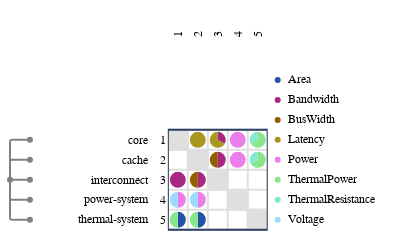

Here is the notebook cell this chart was saved with:
### Code cell
from ragraph.io.esl import from_esl
graph = from_esl(["./esl"])

import raesl.plot
figure = raesl.plot.mdm(
    graph,
    node_kinds=["component"],
)
figure.write_image("figures/dsm_components.svg")
figure.show()

### Figure 1 — Plotly figure (JSON) as saved in the notebook; plotly's stock layout.template omitted (floating-point values rounded to 4 significant figures)
{"data": [{"hoverinfo": "skip", "marker": {"color": "#FFFFFF", "line": {"color": "#FFFFFF"}}, "mode": "markers", "showlegend": false, "type": "scatter", "x": [0.5], "xaxis": "x", "y": [0.5], "yaxis": "y"}, {"hoverinfo": "skip", "marker": {"color": "#FFFFFF", "line": {"color": "#FFFFFF"}}, "mode": "markers", "showlegend": false, "type": "scatter", "x": [0.5], "xaxis": "x2", "y": [0.5], "yaxis": "y2"}, {"hoverinfo": "skip", "marker": {"color": "#FFFFFF", "line": {"color": "#FFFFFF"}}, "mode": "markers", "showlegend": false, "type": "scatter", "x": [0.5], "xaxis": "x3", "y": [0.5], "yaxis": "y3"}, {"hoverinfo": "skip", "marker": {"color": "#FFFFFF", "line": {"color": "#FFFFFF"}}, "mode": "markers", "showlegend": false, "type": "scatter", "x": [0.5], "xaxis": "x5", "y": [0.5], "yaxis": "y5"}, {"customdata": [{"data": "world.core", "pointtype": "tree_node"}, {"data": "world.cache", "pointtype": "tree_node"}, {"data": "world.interconnect", "pointtype": "tree_node"}, {"data": "world.power-system", "pointtype": "tree_node"}, {"data": "world.thermal-system", "pointtype": "tree_node"}, {"data": "world", "pointtype": "tree_node"}], "hoverinfo": "text", "marker": {"color": "gray"}, "mode": "markers", "showlegend": false, "text": ["world.core", "world.cache", "world.interconnect", "world.power-system", "world.thermal-system", "world"], "type": "scatter", "x": [1, 1, 1, 1, 1, 0], "xaxis": "x6", "y": [4.5, 3.5, 2.5, 1.5, 0.5, 2.5], "yaxis": "y6"}, {"customdata": [{"source": "world.core", "target": "world.interconnect"}], "hoverinfo": "text", "marker": {"color": "#ffffff"}, "mode": "markers", "showlegend": false, "text": ["source: world.core<br>target: world.interconnect<br>Bandwidth: 1.0"], "type": "scatter", "x": [0.5], "xaxis": "x9", "y": [2.3], "yaxis": "y9"}, {"customdata": [{"source": "world.core", "target": "world.power-system"}], "hoverinfo": "text", "marker": {"color": "#ffffff"}, "mode": "markers", "showlegend": false, "text": ["source: world.core<br>target: world.power-system<br>Power: 1.0", "source: world.core<br>target: world.power-system<br>Voltage: 1.0"], "type": "scatter", "x": [0.7, 0.3], "xaxis": "x9", "y": [1.5, 1.5], "yaxis": "y9"}, {"customdata": [{"source": "world.core", "target": "world.thermal-system"}], "hoverinfo": "text", "marker": {"color": "#ffffff"}, "mode": "markers", "showlegend": false, "text": ["source: world.core<br>target: world.thermal-system<br>Area: 1.0", "source: world.core<br>target: world.thermal-system<br>ThermalPower: 1.0"], "type": "scatter", "x": [0.7, 0.3], "xaxis": "x9", "y": [0.5, 0.5], "yaxis": "y9"}, {"customdata": [{"source": "world.cache", "target": "world.core"}], "hoverinfo": "text", "marker": {"color": "#ffffff"}, "mode": "markers", "showlegend": false, "text": ["source: world.cache<br>target: world.core<br>Latency: 2.0"], "type": "scatter", "x": [1.5], "xaxis": "x9", "y": [4.3], "yaxis": "y9"}, {"customdata": [{"source": "world.cache", "target": "world.interconnect"}], "hoverinfo": "text", "marker": {"color": "#ffffff"}, "mode": "markers", "showlegend": false, "text": ["source: world.cache<br>target: world.interconnect<br>Bandwidth: 1.0", "source: world.cache<br>target: world.interconnect<br>BusWidth: 1.0"], "type": "scatter", "x": [1.7, 1.3], "xaxis": "x9", "y": [2.5, 2.5], "yaxis": "y9"}, {"customdata": [{"source": "world.cache", "target": "world.power-system"}], "hoverinfo": "text", "marker": {"color": "#ffffff"}, "mode": "markers", "showlegend": false, "text": ["source: world.cache<br>target: world.power-system<br>Power: 1.0", "source: world.cache<br>target: world.power-system<br>Voltage: 1.0"], "type": "scatter", "x": [1.7, 1.3], "xaxis": "x9", "y": [1.5, 1.5], "yaxis": "y9"}, {"customdata": [{"source": "world.cache", "target": "world.thermal-system"}], "hoverinfo": "text", "marker": {"color": "#ffffff"}, "mode": "markers", "showlegend": false, "text": ["source: world.cache<br>target: world.thermal-system<br>Area: 1.0", "source: world.cache<br>target: world.thermal-system<br>ThermalPower: 1.0"], "type": "scatter", "x": [1.7, 1.3], "xaxis": "x9", "y": [0.5, 0.5], "yaxis": "y9"}, {"customdata": [{"source": "world.interconnect", "target": "world.core"}], "hoverinfo": "text", "marker": {"color": "#ffffff"}, "mode": "markers", "showlegend": false, "text": ["source: world.interconnect<br>target: world.core<br>Bandwidth: 1.0", "source: world.interconnect<br>target: world.core<br>Latency: 2.0"], "type": "scatter", "x": [2.673, 2.327], "xaxis": "x9", "y": [4.6, 4.4], "yaxis": "y9"}, {"customdata": [{"source": "world.interconnect", "target": "world.cache"}], "hoverinfo": "text", "marker": {"color": "#ffffff"}, "mode": "markers", "showlegend": false, "text": ["source: world.interconnect<br>target: world.cache<br>Bandwidth: 1.0", "source: world.interconnect<br>target: world.cache<br>BusWidth: 1.0"], "type": "scatter", "x": [2.7, 2.3], "xaxis": "x9", "y": [3.5, 3.5], "yaxis": "y9"}, {"customdata": [{"source": "world.power-system", "target": "world.core"}], "hoverinfo": "text", "marker": {"color": "#ffffff"}, "mode": "markers", "showlegend": false, "text": ["source: world.power-system<br>target: world.core<br>Power: 1.0"], "type": "scatter", "x": [3.5], "xaxis": "x9", "y": [4.3], "yaxis": "y9"}, {"customdata": [{"source": "world.power-system", "target": "world.cache"}], "hoverinfo": "text", "marker": {"color": "#ffffff"}, "mode": "markers", "showlegend": false, "text": ["source: world.power-system<br>target: world.cache<br>Power: 1.0"], "type": "scatter", "x": [3.5], "xaxis": "x9", "y": [3.3], "yaxis": "y9"}, {"customdata": [{"source": "world.thermal-system", "target": "world.core"}], "hoverinfo": "text", "marker": {"color": "#ffffff"}, "mode": "markers", "showlegend": false, "text": ["source: world.thermal-system<br>target: world.core<br>ThermalPower: 2.0", "source: world.thermal-system<br>target: world.core<br>ThermalResistance: 1.0"], "type": "scatter", "x": [4.673, 4.327], "xaxis": "x9", "y": [4.4, 4.6], "yaxis": "y9"}, {"customdata": [{"source": "world.thermal-system", "target": "world.cache"}], "hoverinfo": "text", "marker": {"color": "#ffffff"}, "mode": "markers", "showlegend": false, "text": ["source: world.thermal-system<br>target: world.cache<br>ThermalPower: 2.0", "source: world.thermal-system<br>target: world.cache<br>ThermalResistance: 1.0"], "type": "scatter", "x": [4.673, 4.327], "xaxis": "x9", "y": [3.4, 3.6], "yaxis": "y9"}, {"hoverinfo": "text", "marker": {"color": "#2351a3"}, "mode": "markers", "showlegend": false, "text": ["Area"], "type": "scatter", "x": [0.5], "xaxis": "x10", "y": [7.5], "yaxis": "y10"}, {"hoverinfo": "text", "marker": {"color": "#a92781"}, "mode": "markers", "showlegend": false, "text": ["Bandwidth"], "type": "scatter", "x": [0.5], "xaxis": "x10", "y": [6.5], "yaxis": "y10"}, {"hoverinfo": "text", "marker": {"color": "#925d01"}, "mode": "markers", "showlegend": false, "text": ["BusWidth"], "type": "scatter", "x": [0.5], "xaxis": "x10", "y": [5.5], "yaxis": "y10"}, {"hoverinfo": "text", "marker": {"color": "#a79721"}, "mode": "markers", "showlegend": false, "text": ["Latency"], "type": "scatter", "x": [0.5], "xaxis": "x10", "y": [4.5], "yaxis": "y10"}, {"hoverinfo": "text", "marker": {"color": "#ec7eea"}, "mode": "markers", "showlegend": false, "text": ["Power"], "type": "scatter", "x": [0.5], "xaxis": "x10", "y": [3.5], "yaxis": "y10"}, {"hoverinfo": "text", "marker": {"color": "#8ae68c"}, "mode": "markers", "showlegend": false, "text": ["ThermalPower"], "type": "scatter", "x": [0.5], "xaxis": "x10", "y": [2.5], "yaxis": "y10"}, {"hoverinfo": "text", "marker": {"color": "#80e9cf"}, "mode": "markers", "showlegend": false, "text": ["ThermalResistance"], "type": "scatter", "x": [0.5], "xaxis": "x10", "y": [1.5], "yaxis": "y10"}, {"hoverinfo": "text", "marker": {"color": "#9fd9ff"}, "mode": "markers", "showlegend": false, "text": ["Voltage"], "type": "scatter", "x": [0.5], "xaxis": "x10", "y": [0.5], "yaxis": "y10"}, {"hoverinfo": "text", "mode": "text", "showlegend": false, "text": ["Area", "Bandwidth", "BusWidth", "Latency", "Power", "ThermalPower", "ThermalResistance", "Voltage"], "textfont": {"color": "black", "family": "Fira Code,Hack,Courier New,monospace", "size": 12}, "textposition": "middle right", "type": "scatter", "x": [1, 1, 1, 1, 1, 1, 1, 1], "xaxis": "x10", "y": [7.5, 6.5, 5.5, 4.5, 3.5, 2.5, 1.5, 0.5], "yaxis": "y10"}], "layout": {"annotations": [{"font": {"color": "black", "family": "Fira Code,Hack,Courier New,monospace", "size": 12}, "showarrow": false, "text": "1", "textangle": -90, "x": 0.5, "xref": "x4", "y": -0.3301, "yanchor": "bottom", "yref": "y", "yshift": 0}, {"font": {"color": "black", "family": "Fira Code,Hack,Courier New,monospace", "size": 12}, "showarrow": false, "text": "2", "textangle": -90, "x": 1.5, "xref": "x4", "y": -0.3301, "yanchor": "bottom", "yref": "y", "yshift": 0}, {"font": {"color": "black", "family": "Fira Code,Hack,Courier New,monospace", "size": 12}, "showarrow": false, "text": "3", "textangle": -90, "x": 2.5, "xref": "x4", "y": -0.3301, "yanchor": "bottom", "yref": "y", "yshift": 0}, {"font": {"color": "black", "family": "Fira Code,Hack,Courier New,monospace", "size": 12}, "showarrow": false, "text": "4", "textangle": -90, "x": 3.5, "xref": "x4", "y": -0.3301, "yanchor": "bottom", "yref": "y", "yshift": 0}, {"font": {"color": "black", "family": "Fira Code,Hack,Courier New,monospace", "size": 12}, "showarrow": false, "text": "5", "textangle": -90, "x": 4.5, "xref": "x4", "y": -0.3301, "yanchor": "bottom", "yref": "y", "yshift": 0}, {"font": {"color": "black", "family": "Fira Code,Hack,Courier New,monospace", "size": 12}, "showarrow": false, "text": "core", "textangle": 0, "x": 2.772, "xanchor": "right", "xref": "x7", "y": 4.5, "yref": "y6", "yshift": 0}, {"font": {"color": "black", "family": "Fira Code,Hack,Courier New,monospace", "size": 12}, "showarrow": false, "text": "cache", "textangle": 0, "x": 2.772, "xanchor": "right", "xref": "x7", "y": 3.5, "yref": "y6", "yshift": 0}, {"font": {"color": "black", "family": "Fira Code,Hack,Courier New,monospace", "size": 12}, "showarrow": false, "text": "interconnect", "textangle": 0, "x": 2.772, "xanchor": "right", "xref": "x7", "y": 2.5, "yref": "y6", "yshift": 0}, {"font": {"color": "black", "family": "Fira Code,Hack,Courier New,monospace", "size": 12}, "showarrow": false, "text": "power-system", "textangle": 0, "x": 2.772, "xanchor": "right", "xref": "x7", "y": 1.5, "yref": "y6", "yshift": 0}, {"font": {"color": "black", "family": "Fira Code,Hack,Courier New,monospace", "size": 12}, "showarrow": false, "text": "thermal-system", "textangle": 0, "x": 2.772, "xanchor": "right", "xref": "x7", "y": 0.5, "yref": "y6", "yshift": 0}, {"font": {"color": "black", "family": "Fira Code,Hack,Courier New,monospace", "size": 12}, "showarrow": false, "text": "1", "textangle": 0, "x": 0.4301, "xanchor": "right", "xref": "x8", "y": 4.5, "yref": "y6", "yshift": 0}, {"font": {"color": "black", "family": "Fira Code,Hack,Courier New,monospace", "size": 12}, "showarrow": false, "text": "2", "textangle": 0, "x": 0.4301, "xanchor": "right", "xref": "x8", "y": 3.5, "yref": "y6", "yshift": 0}, {"font": {"color": "black", "family": "Fira Code,Hack,Courier New,monospace", "size": 12}, "showarrow": false, "text": "3", "textangle": 0, "x": 0.4301, "xanchor": "right", "xref": "x8", "y": 2.5, "yref": "y6", "yshift": 0}, {"font": {"color": "black", "family": "Fira Code,Hack,Courier New,monospace", "size": 12}, "showarrow": false, "text": "4", "textangle": 0, "x": 0.4301, "xanchor": "right", "xref": "x8", "y": 1.5, "yref": "y6", "yshift": 0}, {"font": {"color": "black", "family": "Fira Code,Hack,Courier New,monospace", "size": 12}, "showarrow": false, "text": "5", "textangle": 0, "x": 0.4301, "xanchor": "right", "xref": "x8", "y": 0.5, "yref": "y6", "yshift": 0}], "autosize": false, "height": 218.2, "hovermode": "closest", "margin": {"b": 0, "l": 0, "pad": 0, "r": 0, "t": 25}, "modebar": {"orientation": "h"}, "paper_bgcolor": "rgba(256,256,256,1)", "plot_bgcolor": "rgba(256,256,256,0)", "shapes": [{"line": {"color": "gray", "dash": "solid", "width": 2}, "type": "line", "x0": 0, "x1": 0, "xref": "x6", "y0": 2.5, "y1": 4.4, "yref": "y6"}, {"line": {"color": "gray", "dash": "solid", "width": 2}, "path": "M 0 4.4 Q 0 4.5 0.1 4.5", "type": "path", "xref": "x6", "yref": "y6"}, {"line": {"color": "gray", "dash": "solid", "width": 2}, "type": "line", "x0": 0.1, "x1": 1, "xref": "x6", "y0": 4.5, "y1": 4.5, "yref": "y6"}, {"line": {"color": "gray", "dash": "solid", "width": 2}, "type": "line", "x0": 0, "x1": 0, "xref": "x6", "y0": 2.5, "y1": 3.4, "yref": "y6"}, {"line": {"color": "gray", "dash": "solid", "width": 2}, "path": "M 0 3.4 Q 0 3.5 0.1 3.5", "type": "path", "xref": "x6", "yref": "y6"}, {"line": {"color": "gray", "dash": "solid", "width": 2}, "type": "line", "x0": 0.1, "x1": 1, "xref": "x6", "y0": 3.5, "y1": 3.5, "yref": "y6"}, {"line": {"color": "gray", "dash": "solid", "width": 2}, "type": "line", "x0": 0, "x1": 1, "xref": "x6", "y0": 2.5, "y1": 2.5, "yref": "y6"}, {"line": {"color": "gray", "dash": "solid", "width": 2}, "type": "line", "x0": 0, "x1": 0, "xref": "x6", "y0": 2.5, "y1": 1.6, "yref": "y6"}, {"line": {"color": "gray", "dash": "solid", "width": 2}, "path": "M 0 1.6 Q 0 1.5 0.1 1.5", "type": "path", "xref": "x6", "yref": "y6"}, {"line": {"color": "gray", "dash": "solid", "width": 2}, "type": "line", "x0": 0.1, "x1": 1, "xref": "x6", "y0": 1.5, "y1": 1.5, "yref": "y6"}, {"line": {"color": "gray", "dash": "solid", "width": 2}, "type": "line", "x0": 0, "x1": 0, "xref": "x6", "y0": 2.5, "y1": 0.6, "yref": "y6"}, {"line": {"color": "gray", "dash": "solid", "width": 2}, "path": "M 0 0.6 Q 0 0.5 0.1 0.5", "type": "path", "xref": "x6", "yref": "y6"}, {"line": {"color": "gray", "dash": "solid", "width": 2}, "type": "line", "x0": 0.1, "x1": 1, "xref": "x6", "y0": 0.5, "y1": 0.5, "yref": "y6"}, {"line": {"color": "#dfdfdf", "dash": "solid", "width": 2}, "type": "line", "x0": 0, "x1": 5, "xref": "x9", "y0": 0, "y1": 0, "yref": "y6"}, {"line": {"color": "#dfdfdf", "dash": "solid", "width": 2}, "type": "line", "x0": 0, "x1": 5, "xref": "x9", "y0": 1, "y1": 1, "yref": "y6"}, {"line": {"color": "#dfdfdf", "dash": "solid", "width": 2}, "type": "line", "x0": 0, "x1": 5, "xref": "x9", "y0": 2, "y1": 2, "yref": "y6"}, {"line": {"color": "#dfdfdf", "dash": "solid", "width": 2}, "type": "line", "x0": 0, "x1": 5, "xref": "x9", "y0": 3, "y1": 3, "yref": "y6"}, {"line": {"color": "#dfdfdf", "dash": "solid", "width": 2}, "type": "line", "x0": 0, "x1": 5, "xref": "x9", "y0": 4, "y1": 4, "yref": "y6"}, {"line": {"color": "#dfdfdf", "dash": "solid", "width": 2}, "type": "line", "x0": 0, "x1": 5, "xref": "x9", "y0": 5, "y1": 5, "yref": "y6"}, {"line": {"color": "#dfdfdf", "dash": "solid", "width": 2}, "type": "line", "x0": 0, "x1": 0, "xref": "x9", "y0": 0, "y1": 5, "yref": "y6"}, {"line": {"color": "#dfdfdf", "dash": "solid", "width": 2}, "type": "line", "x0": 1, "x1": 1, "xref": "x9", "y0": 0, "y1": 5, "yref": "y6"}, {"line": {"color": "#dfdfdf", "dash": "solid", "width": 2}, "type": "line", "x0": 2, "x1": 2, "xref": "x9", "y0": 0, "y1": 5, "yref": "y6"}, {"line": {"color": "#dfdfdf", "dash": "solid", "width": 2}, "type": "line", "x0": 3, "x1": 3, "xref": "x9", "y0": 0, "y1": 5, "yref": "y6"}, {"line": {"color": "#dfdfdf", "dash": "solid", "width": 2}, "type": "line", "x0": 4, "x1": 4, "xref": "x9", "y0": 0, "y1": 5, "yref": "y6"}, {"line": {"color": "#dfdfdf", "dash": "solid", "width": 2}, "type": "line", "x0": 5, "x1": 5, "xref": "x9", "y0": 0, "y1": 5, "yref": "y6"}, {"fillcolor": "#dfdfdf", "layer": "below", "line": {"color": "#dfdfdf"}, "type": "rect", "x0": 0, "x1": 1, "xref": "x9", "y0": 4, "y1": 5, "yref": "y6"}, {"fillcolor": "#dfdfdf", "layer": "below", "line": {"color": "#dfdfdf"}, "type": "rect", "x0": 1, "x1": 2, "xref": "x9", "y0": 3, "y1": 4, "yref": "y6"}, {"fillcolor": "#dfdfdf", "layer": "below", "line": {"color": "#dfdfdf"}, "type": "rect", "x0": 2, "x1": 3, "xref": "x9", "y0": 2, "y1": 3, "yref": "y6"}, {"fillcolor": "#dfdfdf", "layer": "below", "line": {"color": "#dfdfdf"}, "type": "rect", "x0": 3, "x1": 4, "xref": "x9", "y0": 1, "y1": 2, "yref": "y6"}, {"fillcolor": "#dfdfdf", "layer": "below", "line": {"color": "#dfdfdf"}, "type": "rect", "x0": 4, "x1": 5, "xref": "x9", "y0": 0, "y1": 1, "yref": "y6"}, {"fillcolor": "#a92781", "line": {"width": 0}, "path": "M 0.5 2.5 L 0.5 2.9 Q 0.334 2.9 0.217 2.783 Q 0.1 2.666 0.1 2.5 Q 0.1 2.334 0.217 2.217 Q 0.334 2.1 0.5 2.1 Q 0.666 2.1 0.783 2.217 Q 0.9 2.334 0.9 2.5 Q 0.9 2.666 0.783 2.783 Q 0.666 2.9 0.5 2.9 Z", "type": "path", "xref": "x9", "yref": "y6"}, {"fillcolor": "#ec7eea", "line": {"width": 0}, "path": "M 0.5 1.5 L 0.5 1.1 Q 0.666 1.1 0.783 1.217 Q 0.9 1.334 0.9 1.5 Q 0.9 1.666 0.783 1.783 Q 0.666 1.9 0.5 1.9 Z", "type": "path", "xref": "x9", "yref": "y6"}, {"fillcolor": "#9fd9ff", "line": {"width": 0}, "path": "M 0.5 1.5 L 0.5 1.9 Q 0.334 1.9 0.217 1.783 Q 0.1 1.666 0.1 1.5 Q 0.1 1.334 0.217 1.217 Q 0.334 1.1 0.5 1.1 Z", "type": "path", "xref": "x9", "yref": "y6"}, {"fillcolor": "#2351a3", "line": {"width": 0}, "path": "M 0.5 0.5 L 0.5 0.09999999999999998 Q 0.666 0.1 0.783 0.217 Q 0.9 0.334 0.9 0.5 Q 0.9 0.666 0.783 0.783 Q 0.666 0.9 0.5 0.9 Z", "type": "path", "xref": "x9", "yref": "y6"}, {"fillcolor": "#8ae68c", "line": {"width": 0}, "path": "M 0.5 0.5 L 0.5 0.9 Q 0.334 0.9 0.217 0.783 Q 0.1 0.666 0.1 0.5 Q 0.1 0.334 0.217 0.217 Q 0.334 0.1 0.5 0.1 Z", "type": "path", "xref": "x9", "yref": "y6"}, {"fillcolor": "#a79721", "line": {"width": 0}, "path": "M 1.5 4.5 L 1.5 4.9 Q 1.334 4.9 1.217 4.783 Q 1.1 4.666 1.1 4.5 Q 1.1 4.334 1.217 4.217 Q 1.334 4.1 1.5 4.1 Q 1.666 4.1 1.783 4.217 Q 1.9 4.334 1.9 4.5 Q 1.9 4.666 1.783 4.783 Q 1.666 4.9 1.5 4.9 Z", "type": "path", "xref": "x9", "yref": "y6"}, {"fillcolor": "#a92781", "line": {"width": 0}, "path": "M 1.5 2.5 L 1.5 2.1 Q 1.666 2.1 1.783 2.217 Q 1.9 2.334 1.9 2.5 Q 1.9 2.666 1.783 2.783 Q 1.666 2.9 1.5 2.9 Z", "type": "path", "xref": "x9", "yref": "y6"}, {"fillcolor": "#925d01", "line": {"width": 0}, "path": "M 1.5 2.5 L 1.5 2.9 Q 1.334 2.9 1.217 2.783 Q 1.1 2.666 1.1 2.5 Q 1.1 2.334 1.217 2.217 Q 1.334 2.1 1.5 2.1 Z", "type": "path", "xref": "x9", "yref": "y6"}, {"fillcolor": "#ec7eea", "line": {"width": 0}, "path": "M 1.5 1.5 L 1.5 1.1 Q 1.666 1.1 1.783 1.217 Q 1.9 1.334 1.9 1.5 Q 1.9 1.666 1.783 1.783 Q 1.666 1.9 1.5 1.9 Z", "type": "path", "xref": "x9", "yref": "y6"}, {"fillcolor": "#9fd9ff", "line": {"width": 0}, "path": "M 1.5 1.5 L 1.5 1.9 Q 1.334 1.9 1.217 1.783 Q 1.1 1.666 1.1 1.5 Q 1.1 1.334 1.217 1.217 Q 1.334 1.1 1.5 1.1 Z", "type": "path", "xref": "x9", "yref": "y6"}, {"fillcolor": "#2351a3", "line": {"width": 0}, "path": "M 1.5 0.5 L 1.5 0.09999999999999998 Q 1.666 0.1 1.783 0.217 Q 1.9 0.334 1.9 0.5 Q 1.9 0.666 1.783 0.783 Q 1.666 0.9 1.5 0.9 Z", "type": "path", "xref": "x9", "yref": "y6"}, {"fillcolor": "#8ae68c", "line": {"width": 0}, "path": "M 1.5 0.5 L 1.5 0.9 Q 1.334 0.9 1.217 0.783 Q 1.1 0.666 1.1 0.5 Q 1.1 0.334 1.217 0.217 Q 1.334 0.1 1.5 0.1 Z", "type": "path", "xref": "x9", "yref": "y6"}, {"fillcolor": "#a92781", "line": {"width": 0}, "path": "M 2.5 4.5 L 2.846 4.3 Q 2.929 4.443 2.886 4.604 Q 2.843 4.764 2.7 4.846 Q 2.607 4.9 2.5 4.9 Z", "type": "path", "xref": "x9", "yref": "y6"}, {"fillcolor": "#a79721", "line": {"width": 0}, "path": "M 2.5 4.5 L 2.5 4.9 Q 2.334 4.9 2.217 4.783 Q 2.1 4.666 2.1 4.5 Q 2.1 4.334 2.217 4.217 Q 2.334 4.1 2.5 4.1 Q 2.666 4.1 2.783 4.217 Q 2.82 4.254 2.846 4.3 Z", "type": "path", "xref": "x9", "yref": "y6"}, {"fillcolor": "#a92781", "line": {"width": 0}, "path": "M 2.5 3.5 L 2.5 3.1 Q 2.666 3.1 2.783 3.217 Q 2.9 3.334 2.9 3.5 Q 2.9 3.666 2.783 3.783 Q 2.666 3.9 2.5 3.9 Z", "type": "path", "xref": "x9", "yref": "y6"}, {"fillcolor": "#925d01", "line": {"width": 0}, "path": "M 2.5 3.5 L 2.5 3.9 Q 2.334 3.9 2.217 3.783 Q 2.1 3.666 2.1 3.5 Q 2.1 3.334 2.217 3.217 Q 2.334 3.1 2.5 3.1 Z", "type": "path", "xref": "x9", "yref": "y6"}, {"fillcolor": "#ec7eea", "line": {"width": 0}, "path": "M 3.5 4.5 L 3.5 4.9 Q 3.334 4.9 3.217 4.783 Q 3.1 4.666 3.1 4.5 Q 3.1 4.334 3.217 4.217 Q 3.334 4.1 3.5 4.1 Q 3.666 4.1 3.783 4.217 Q 3.9 4.334 3.9 4.5 Q 3.9 4.666 3.783 4.783 Q 3.666 4.9 3.5 4.9 Z", "type": "path", "xref": "x9", "yref": "y6"}, {"fillcolor": "#ec7eea", "line": {"width": 0}, "path": "M 3.5 3.5 L 3.5 3.9 Q 3.334 3.9 3.217 3.783 Q 3.1 3.666 3.1 3.5 Q 3.1 3.334 3.217 3.217 Q 3.334 3.1 3.5 3.1 Q 3.666 3.1 3.783 3.217 Q 3.9 3.334 3.9 3.5 Q 3.9 3.666 3.783 3.783 Q 3.666 3.9 3.5 3.9 Z", "type": "path", "xref": "x9", "yref": "y6"}, {"fillcolor": "#8ae68c", "line": {"width": 0}, "path": "M 4.5 4.5 L 4.154 4.3 Q 4.236 4.157 4.396 4.114 Q 4.557 4.071 4.7 4.154 Q 4.843 4.236 4.886 4.396 Q 4.929 4.557 4.846 4.7 Q 4.764 4.843 4.604 4.886 Q 4.553 4.9 4.5 4.9 Z", "type": "path", "xref": "x9", "yref": "y6"}, {"fillcolor": "#80e9cf", "line": {"width": 0}, "path": "M 4.5 4.5 L 4.5 4.9 Q 4.334 4.9 4.217 4.783 Q 4.1 4.666 4.1 4.5 Q 4.1 4.393 4.154 4.3 Z", "type": "path", "xref": "x9", "yref": "y6"}, {"fillcolor": "#8ae68c", "line": {"width": 0}, "path": "M 4.5 3.5 L 4.154 3.3 Q 4.236 3.157 4.396 3.114 Q 4.557 3.071 4.7 3.154 Q 4.843 3.236 4.886 3.396 Q 4.929 3.557 4.846 3.7 Q 4.764 3.843 4.604 3.886 Q 4.553 3.9 4.5 3.9 Z", "type": "path", "xref": "x9", "yref": "y6"}, {"fillcolor": "#80e9cf", "line": {"width": 0}, "path": "M 4.5 3.5 L 4.5 3.9 Q 4.334 3.9 4.217 3.783 Q 4.1 3.666 4.1 3.5 Q 4.1 3.393 4.154 3.3 Z", "type": "path", "xref": "x9", "yref": "y6"}, {"type": "rect", "x0": 0, "x1": 5, "xref": "x9", "y0": 0, "y1": 5, "yref": "y6"}], "width": 410.6, "xaxis": {"anchor": "y", "automargin": false, "autorange": false, "domain": [0, 0.09742], "matches": "x6", "range": [-0.5, 1.5], "scaleanchor": "y", "scaleratio": 1, "showticklabels": false}, "xaxis10": {"anchor": "y10", "automargin": false, "domain": [0.6529, 1.0], "range": [0, 7.125], "scaleanchor": "y", "showgrid": false, "showline": false, "showticklabels": false, "zeroline": false}, "xaxis2": {"anchor": "y2", "automargin": false, "autorange": false, "domain": [0.09742, 0.3675], "matches": "x7", "range": [-2.772, 2.772], "scaleanchor": "y", "scaleratio": 1, "showticklabels": false}, "xaxis3": {"anchor": "y3", "automargin": false, "autorange": false, "domain": [0.3675, 0.4094], "matches": "x8", "range": [-0.4301, 0.4301], "scaleanchor": "y", "scaleratio": 1, "showticklabels": false}, "xaxis4": {"anchor": "y4", "automargin": false, "domain": [0.4094, 0.6529], "matches": "x9", "range": [0, 5], "scaleanchor": "y", "showgrid": false, "showline": false, "showticklabels": false, "zeroline": false}, "xaxis5": {"anchor": "y5", "automargin": false, "autorange": false, "domain": [0.6529, 1.0], "matches": "x10", "range": [0, 7.125], "scaleanchor": "y", "scaleratio": 1, "showticklabels": false}, "xaxis6": {"anchor": "y6", "automargin": false, "autorange": false, "domain": [0, 0.09742], "range": [-0.5, 1.5], "scaleanchor": "y", "scaleratio": 1, "showgrid": false, "showline": false, "showticklabels": false, "zeroline": false}, "xaxis7": {"anchor": "y7", "automargin": false, "domain": [0.09742, 0.3675], "range": [-2.772, 2.772], "scaleanchor": "y", "scaleratio": 1, "showgrid": false, "showline": false, "showticklabels": false, "zeroline": false}, "xaxis8": {"anchor": "y8", "automargin": false, "domain": [0.3675, 0.4094], "range": [-0.4301, 0.4301], "scaleanchor": "y", "scaleratio": 1, "showgrid": false, "showline": false, "showticklabels": false, "zeroline": false}, "xaxis9": {"anchor": "y9", "automargin": false, "domain": [0.4094, 0.6529], "range": [0, 5], "scaleanchor": "y", "scaleratio": 1, "showgrid": false, "showline": false, "showticklabels": false, "zeroline": false}, "yaxis": {"anchor": "x", "automargin": false, "autorange": false, "domain": [0.9316, 1], "range": [-0.3301, 0.3301], "showticklabels": false}, "yaxis10": {"anchor": "x10", "automargin": false, "autorange": false, "domain": [0, 0.9316], "matches": "y6", "range": [0, 9], "scaleratio": 1, "showgrid": false, "showline": false, "showticklabels": false, "zeroline": false}, "yaxis2": {"anchor": "x2", "automargin": false, "autorange": false, "domain": [0.9316, 1], "matches": "y", "range": [-0.3301, 0.3301], "showticklabels": false}, "yaxis3": {"anchor": "x3", "automargin": false, "autorange": false, "domain": [0.9316, 1], "matches": "y", "range": [-0.3301, 0.3301], "showticklabels": false}, "yaxis4": {"anchor": "x4", "automargin": false, "autorange": false, "domain": [0.9316, 1], "matches": "y", "range": [-0.3301, 0.3301], "scaleanchor": "x", "scaleratio": 1, "showgrid": false, "showline": false, "showticklabels": false, "zeroline": false}, "yaxis5": {"anchor": "x5", "automargin": false, "autorange": false, "domain": [0.9316, 1], "matches": "y", "range": [-0.3301, 0.3301], "showticklabels": false}, "yaxis6": {"anchor": "x6", "automargin": false, "autorange": false, "domain": [0, 0.9316], "range": [0, 9], "scaleanchor": "x", "scaleratio": 1, "showgrid": true, "showline": false, "showticklabels": false, "zeroline": false}, "yaxis7": {"anchor": "x7", "automargin": false, "autorange": false, "domain": [0, 0.9316], "matches": "y6", "range": [0, 9], "scaleratio": 1, "showgrid": false, "showline": false, "showticklabels": false, "zeroline": false}, "yaxis8": {"anchor": "x8", "automargin": false, "autorange": false, "domain": [0, 0.9316], "matches": "y6", "range": [0, 9], "scaleratio": 1, "showgrid": false, "showline": false, "showticklabels": false, "zeroline": false}, "yaxis9": {"anchor": "x9", "automargin": false, "autorange": false, "domain": [0, 0.9316], "matches": "y6", "range": [0, 9], "scaleratio": 1, "showgrid": false, "showline": false, "showticklabels": false, "zeroline": false}}}
